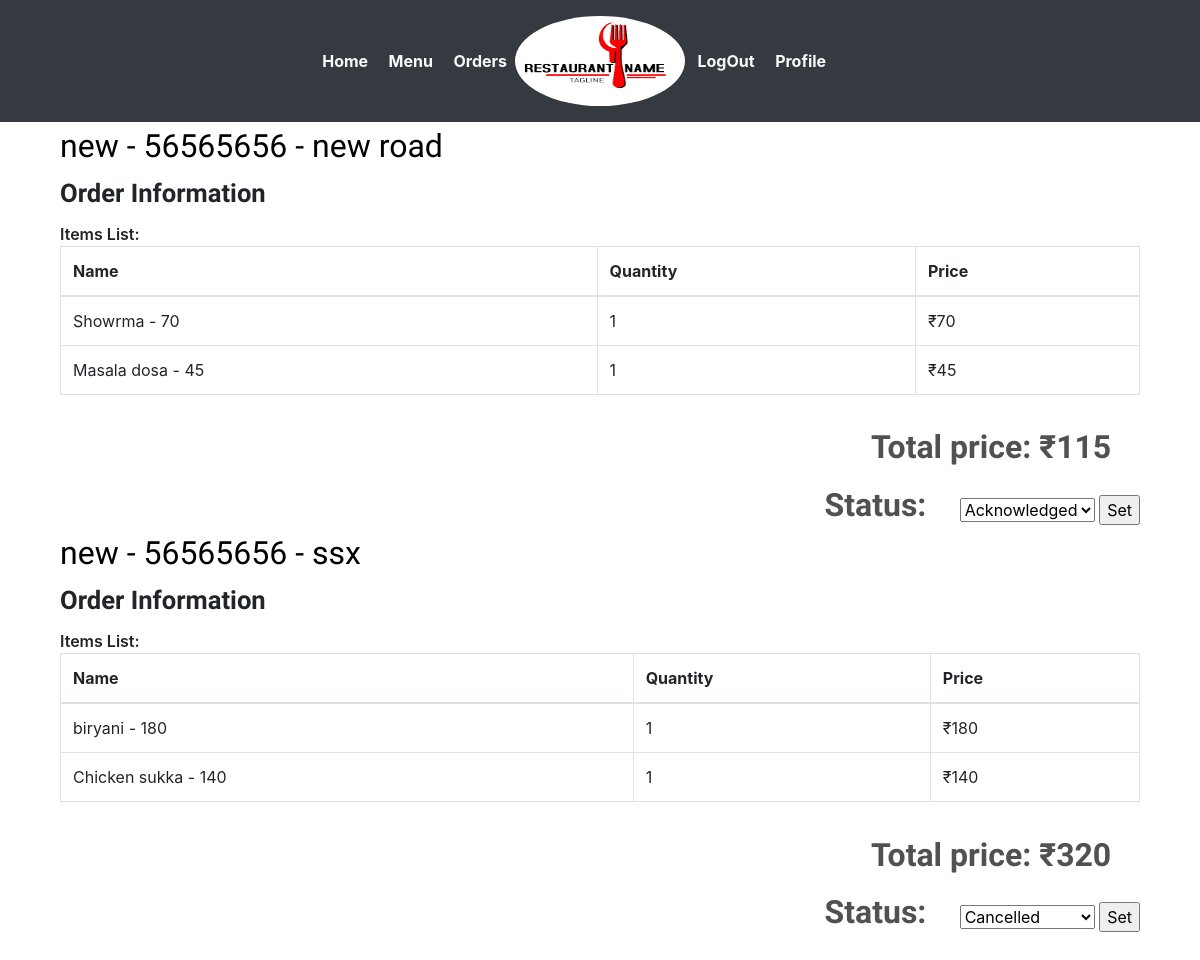
Page /restaurant/orderlist/ (signed in) on the earlier database version.
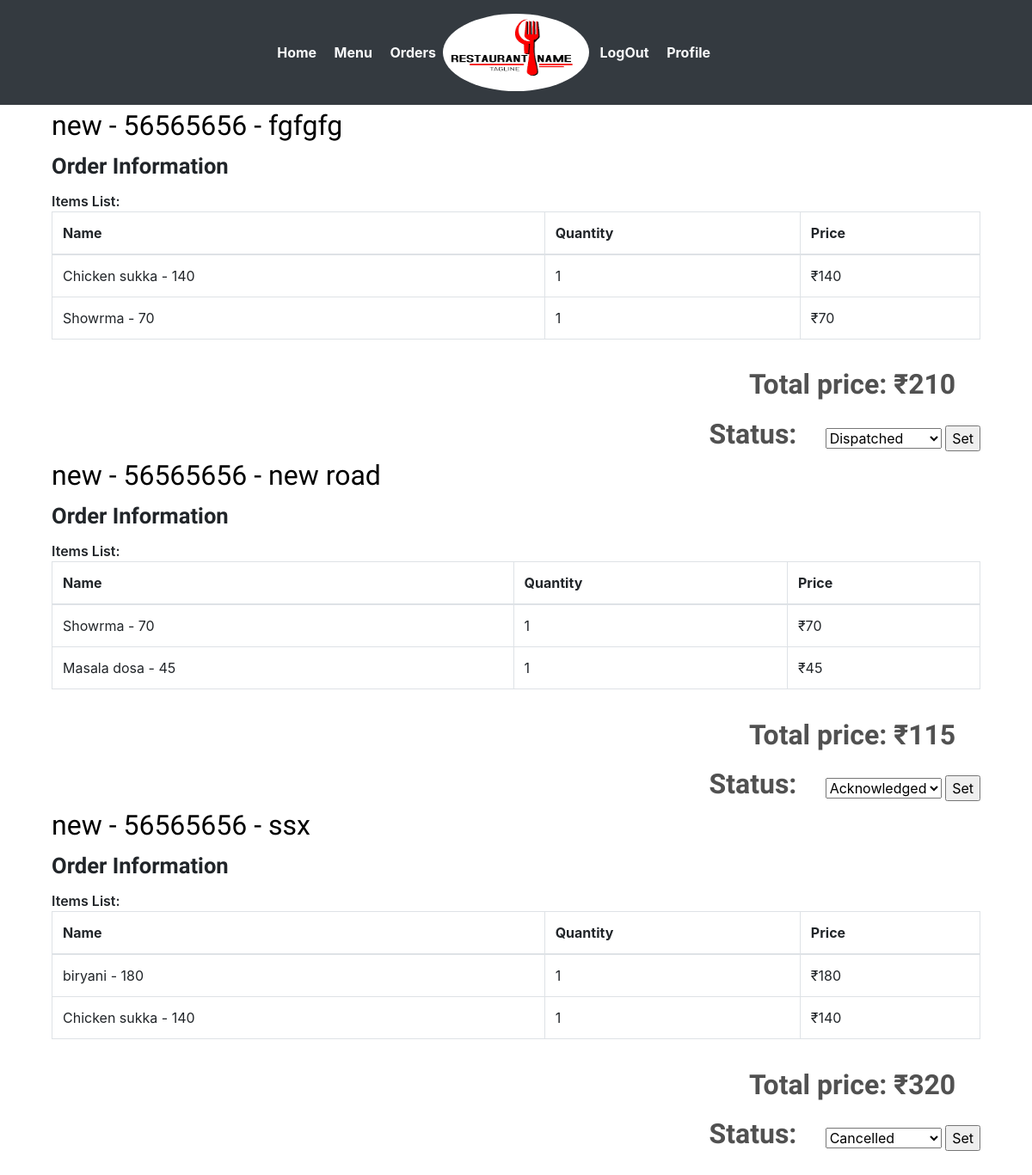
Same page on the later database version.
### basicapp/models.py (models this page shows, shortened)
class Customer(models.Model):
	user 		= models.OneToOneField(settings.AUTH_USER_MODEL,on_delete=models.CASCADE)
	f_name   	= models.CharField(max_length=20,blank=False)
	l_name		= models.CharField(max_length=20,blank=False)
	city  		= models.CharField(max_length=40,blank=False)
	phone 		= models.CharField(max_length=10,blank=False)
	address		= models.TextField()

class Order(models.Model):
	id 				= models.AutoField(primary_key=True)
	total_amount    = models.IntegerField(default=0)
	timestamp       = models.DateTimeField(auto_now_add=True)
	delivery_addr   = models.CharField(max_length=50,blank=True)
	orderedBy       = models.ForeignKey(User ,on_delete=models.CASCADE)
	r_id			= models.ForeignKey(Restaurant ,on_delete=models.CASCADE)
	ORDER_STATE_WAITING 	 = "Waiting"
	ORDER_STATE_PLACED 		 = "Placed"
	ORDER_STATE_ACKNOWLEDGED = "Acknowledged"
	ORDER_STATE_COMPLETED    = "Completed"
	ORDER_STATE_CANCELLED    = "Cancelled"
	ORDER_STATE_DISPATCHED   = "Dispatched"
	ORDER_STATE_CHOICES = (
		(ORDER_STATE_WAITING,ORDER_STATE_WAITING),
	    (ORDER_STATE_PLACED, ORDER_STATE_PLACED),
	    (ORDER_STATE_ACKNOWLEDGED, ORDER_STATE_ACKNOWLEDGED),
	    (ORDER_STATE_COMPLETED, ORDER_STATE_COMPLETED),
	    (ORDER_STATE_CANCELLED, ORDER_STATE_CANCELLED),
	    (ORDER_STATE_DISPATCHED, ORDER_STATE_DISPATCHED)
	)
	status = models.CharField(max_length=50,choices=ORDER_STATE_CHOICES,default=ORDER_STATE_WAITING)

class Menu(models.Model):
	id 		 = models.AutoField(primary_key=True)
	item_id  = models.ForeignKey(Item,on_delete=models.CASCADE)
	r_id     = models.ForeignKey(Restaurant,on_delete=models.CASCADE)
	price    = models.IntegerField(blank=False)
	quantity = models.IntegerField(blank=False,default=0)
	def __str__(self):
		return self.item_id.fname+' - '+str(self.price)

class Item(models.Model):
	id 			= models.AutoField(primary_key=True)
	fname 		= models.CharField(max_length=30,blank=False)
	category 	= models.CharField(max_length=50,blank=False)

### basicapp/views.py (the view, shortened to what this page needs)
# urls.py: path('restaurant/orderlist/',views.orderlist,name='orderlist'),
@login_required(login_url='/login/restaurant/')
def orderlist(request):
	orders = Order.objects.filter(r_id=request.user.restaurant.id).order_by('-timestamp')
	corders = []
	for order in orders:
		user = User.objects.filter(id=order.orderedBy.id)
		user = user[0]
		corder = []
		if user.is_restaurant:
			corder.append(user.restaurant.rname)
			corder.append(user.restaurant.info)
		else:
			corder.append(user.customer.f_name)
			corder.append(user.customer.phone)
		items_list = orderItem.objects.filter(ord_id=order)
		items = []
		for item in items_list:
			citem = []
			citem.append(item.item_id)
			citem.append(item.quantity)
			menu = Menu.objects.filter(id=item.item_id.id)
			citem.append(menu[0].price*item.quantity)
			menu = 0
			items.append(citem)
		corder.append(items)
		corder.append(order.total_amount)
		corder.append(order.id)
		x = order.status
		if x == Order.ORDER_STATE_WAITING:
		    continue
		elif x == Order.ORDER_STATE_PLACED:
		    x = 1
		elif x == Order.ORDER_STATE_ACKNOWLEDGED:
			x = 2
		elif x == Order.ORDER_STATE_COMPLETED:
			x = 3
		elif x == Order.ORDER_STATE_DISPATCHED:
			x = 4
		elif x == Order.ORDER_STATE_CANCELLED:
			x = 5
		else:
			continue
		corder.append(x)
		corder.append(order.delivery_addr)
		corders.append(corder)
	context = {
		"orders" : corders,
	}
	return render(request,"basicapp/order-list.html",context)

### basicapp/templates/basicapp/order-list.html (shortened to what this page needs)
{% extends 'basicapp/base2.html' %}
{% block body %}
{% for order in orders %}
  <div class="container">
                    <div class="col-md-12 restaurent-title">
                        <div class="logo-title" style="border: 0;">
                            <h4>{{order.0}} - {{order.1}} - {{order.6}}</h4>
                        </div>
                    </div>
                    <div class="col-md-12 order-form-grid  wow fadeInLeft">
                        <h5>Order Information</h5>
                        <span>Items List:</span>
                        <div>
                            <table class="table table-hover table-bordered">
                                <thead>
                                    <th>
                                        Name
                                    </th>
                                    <th>
                                        Quantity
                                    </th>
                                    <th>
                                        Price
                                    </th>
                                </thead>
                                {% for x in order.2 %}
                                    <tr><td>{{x.0}}</td><td>{{x.1}}</td><td>&#x20b9;{{x.2}}</td></tr>
                                {% endfor %}
                            </table>
                        </div>
                    </div>
                    <div class="col-md-12 buy"  style="display: inline-block;">
                        <form action="" method="POST">{% csrf_token %}
                        <span>Total price: &#x20b9;{{order.3}}</span>
                        <span  style="display: inline;">Status:</span>
                        <select name="orderstatus">
                            {% if order.5 == 2 %}
                            <option value="2" selected>Acknowledged</option>
                            {% endif %}
                            {% if order.5 == 4 %}
                            <option value="4" selected>Dispatched</option>
                            {% endif %}
                            {% if order.5 == 5 %}
                            <option value="5" selected>Cancelled</option>
                            {% endif %}
                        </select>
                        <input type="submit" value="Set" name="submit"/>
                        </form>
                    </div>
        </div>
{% endfor %}
{% endblock %}

Differences in the rows shown:
added Order: delivery_addr "fgfgfg"
now on one of the page's lists (row edited): Menu: item_id+price "Chicken sukka - 140", price "140"
now on one of the page's lists (row edited): Menu: item_id+price "Showrma - 70", price "70"
Other differences:
new list line: "new 56565656"
new list line: "- - Order Information Items List: Name Quantity Price Total price: ₹ 210 Status: Dispatched Set"
